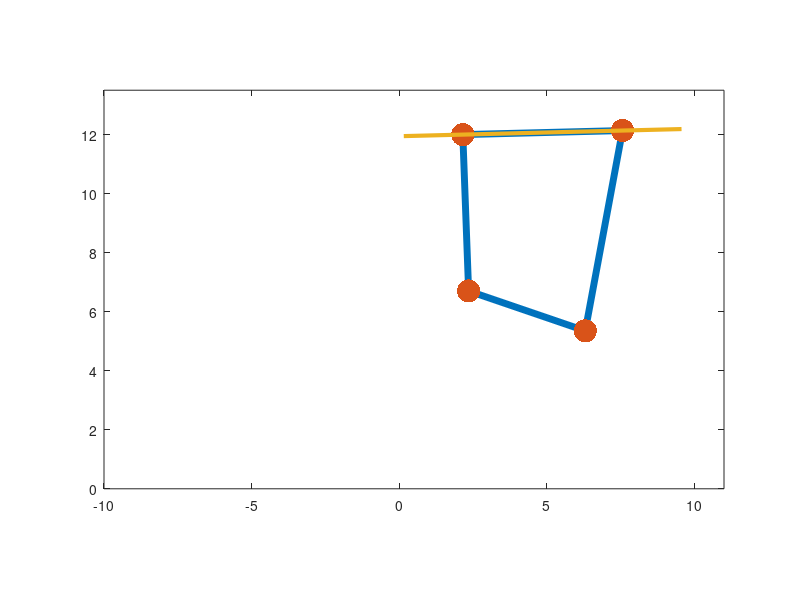

Write MATLAB code to recreate this figure.
%**************VALUES OBTAINED FROM SYNTHESIS**********
A=[2.35;6.7];
B=[6.3;5.35];

L2=5.3
L3=6
L4=6.9
L1=sqrt((B(1,1)-A(1,1))*(B(1,1)-A(1,1)) + (B(2,1)-A(2,1))*(B(2,1)-A(2,1)))
phiaxis=abs(atand((A(2,1)-B(2,1))/(A(1,1)-B(1,1))))

ldown=2;
lup=2;

k1=L1/L4;
k2=L1/L2;
k3=(L4*L4-L3*L3+L2*L2+L1*L1)/(2*L4*L2);
k4=L1/L3;
k5=(L4*L4-L1*L1-L2*L2-L3*L3)/(2*L2*L3);

phi1=360-105; %RANGE OF ANGLE ROTAION OF LINK 2 
phi2=110;

end1=[];
end2=[];
mid=[];
thetadoor=[];
%*****************SIMULATION**************************
for theta=phi1:-2:phi2
  D=[A(1,1)+L2*cosd(theta-phiaxis);A(2,1)+L2*sind(theta-phiaxis)]; %OBTAINING D COORDINATE
  
  a=cosd(theta)-k1-k2*cosd(theta)+k3; %CO-EFFECIENT OF FRUDIENSTIEN EQUATION
  b=-2*sind(theta);
  c=k1-(k2+1)*cosd(theta) + k3;
  
  theta4=2*atand((-b-sqrt(b*b-4*a*c))/(2*a));
 
  C= [B(1,1)+L4*cosd(theta4-phiaxis);B(2,1)+L4*sind(theta4-phiaxis)];
  main=[A , B , C , D, A]
  x=main(1,[1:5]);
  y=main(2,[1:5]);

  theta3=atand((C(2,1)-D(2,1))/(C(1,1)-D(1,1)));
  E=[D(1,1)- ldown*cosd(theta3);D(2,1)-ldown*sind(theta3)];
  F=[C(1,1)+ lup*cosd(theta3);C(2,1)+lup*sind(theta3)];
  thetadoor=[thetadoor theta3];
  end1=[end1 E];
  end2=[end2 F];
  mid=[mid (E+F)/2];
   %********************PLOTTING***************************
  plot(x,y, 'LineWidth', 5);
  hold on;
  plot(x,y, '.','markersize',50);
  x1=[E(1,1) F(1,1)];
  y1=[E(2,1) F(2,1)];
  plot(x1,y1,'LineWidth',3);
  axis([-10 11 0 13.5])
  daspect([1 1 1])

  pause(0.1);
  hold off;
endfor